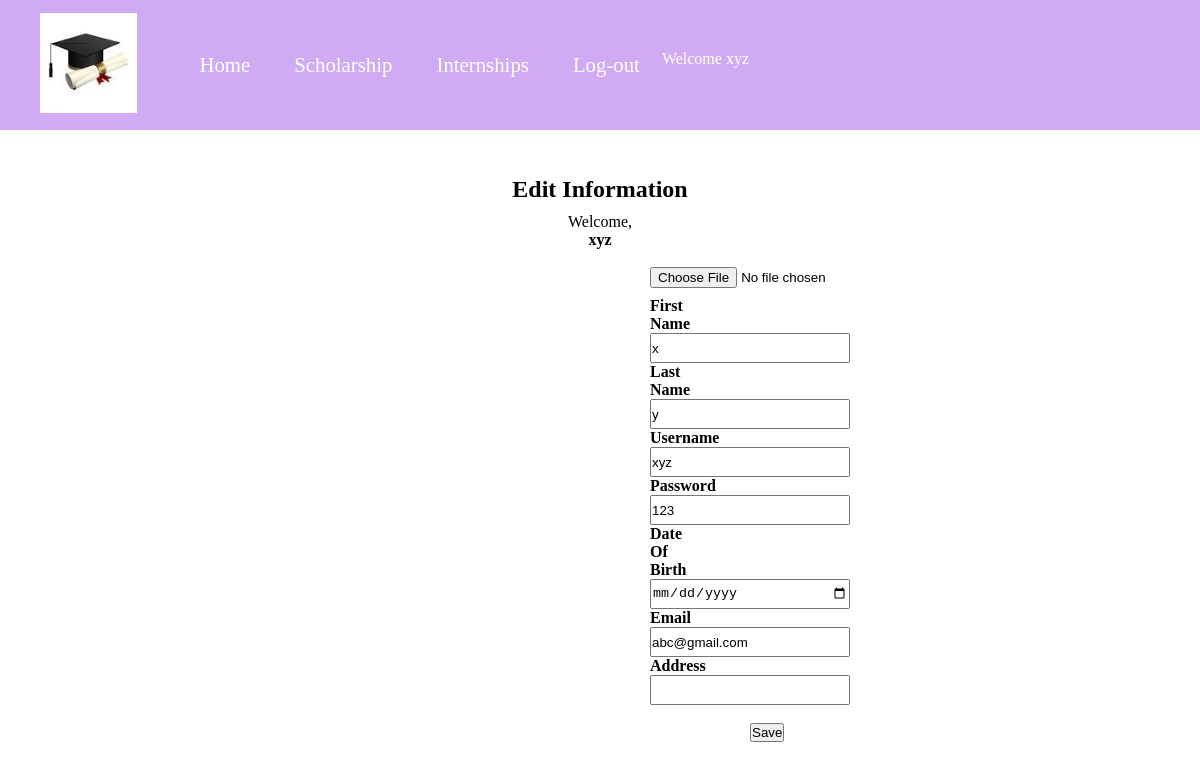
Screenshot of /user/edit.php (signed in) with the database file from the repository.
### tables this page shows
CREATE TABLE `users` (
  `id` int(50) NOT NULL,
  `Firstname` varchar(50) NOT NULL,
  `Lastname` varchar(50) NOT NULL,
  `username` varchar(50) NOT NULL,
  `password` varchar(50) NOT NULL,
  `DOB` date NOT NULL,
  `email` varchar(50) NOT NULL,
  `Address` varchar(100) NOT NULL,
  `pic` varchar(100) NOT NULL
);

### user/edit.php (the view, shortened to what this page needs)
<?php
    include "connect.php";
?>
<!DOCTYPE html>
<html lang="en">
<head>
    <link rel="stylesheet" type="text/css" href="style.css">
</head>
<body style="background-color: white;">
<div class="wrapper">
		<header>
		<?php
		if (isset($_SESSION['login_user']))
		{
			?>
			<nav id="navbar">
                <div id="logo">
                    <img src="images/logo.png" alt="Scholarshipportal">
                </div>
				<ul>
					<li class="item"><a href="dashboard.php">Home</a></li>
					<li class="item"><a href="scholarship.php">Scholarship</a></li>
                    <li class="item"><a href="internship.php">Internships</a></li>
					<li class="item"><a href="logout.php">Log-out</a></li>
                    <div class="logo1" style="text-align:right; color:white; ">
                    <?php
                    echo "Welcome " .$_SESSION['login_user'];
                    ?>
                    </div>
				</ul>
			</nav>
            <?php
          }
          ?>
		</header>
        <br><br>
        <div class="container">
	<h2 style="text-align: center;color:black;">Edit Information</h2></div>
	<?php
		$sql = "SELECT * FROM users WHERE username='$_SESSION[login_user]'";
		$result = mysqli_query($db,$sql) or die (mysql_error());
		while ($row = mysqli_fetch_assoc($result))
		{
			$Firstname=$row['Firstname'];
			$Lastname=$row['Lastname'];
			$username=$row['username'];
			$password=$row['password'];
			$email=$row['email'];
		}
	?>
	<div class="profile_info" style="text-align: center;">
		<span style="color: black;">Welcome,</span>
		<h4 style="color: black;"><?php echo $_SESSION['login_user']; ?></h4>
	</div><br>
	<div class="form1">
		<form action="" method="post" enctype="multipart/form-data">
		<input class="form-control" type="file" name="file">
		<h4><b>First Name</b></h4>
		<input class="form-control" type="text" name="Firstname" value="<?php echo $Firstname; ?>">
		<h4><b>Last Name</b></h4>
		<input class="form-control" type="text" name="Lastname" value="<?php echo $Lastname; ?>">
		<h4><b>Username</b></h4>
		<input class="form-control" type="text" name="username" value="<?php echo $username; ?>">
		<h4><b>Password</b></h4>
		<input class="form-control" type="text" name="password" value="<?php echo $password; ?>">
		<h4><b>Date Of Birth</b></h4>
		<input class="form-control" type="Date" name="DOB" value="<?php echo $DOB; ?>">
		<h4><b>Email</b></h4>
		<input class="form-control" type="text" name="email" value="<?php echo $email; ?>">
		<h4><b>Address</b></h4>
		<input class="form-control" type="text" name="Address" value="<?php echo $Address; ?>">
		<br><br>
		<div style="padding-left: 100px;">
			<button class="btn btn-default" type="submit" name="submit">Save</button></div>
	</form>
</div>
     </div>
</body>
</html>

### user/style.css (style rules this page uses)
* { margin: 0px; padding: 0px; }
* { box-sizing: border-box; }
#navbar { display: flex; align-items: center; }
#navbar { position: relative; }
#logo { margin: 10px 34px; }
#logo img { height: 100px; margin: 3px 6px; }
#navbar ul { display: flex; }
#navbar::before { content: ""; background-color: blueviolet; position: absolute; height: 100%; width: 100%; z-index: -1; opacity: 0.4; }
#navbar ul li { list-style: none; font-size: 1.3rem; }
#navbar ul li a { color: white; display: block; padding: 3px 22px; border-radius: 20px; text-decoration: none; }
.container { padding: 10px; margin: auto; width: 90%; height: 100%; }
input { height: 25px; width: 300px; }

### user/edit.php (style rules this page uses)
.form-control { width:200px; height: 30px; }
.form1 { margin:0 650px; }

### rows the page displays
users: Firstname "x", Lastname "y", username "xyz", password "123", email "abc@gmail.com"

### other values shown
$_SESSION['login_user'] "xyz"
